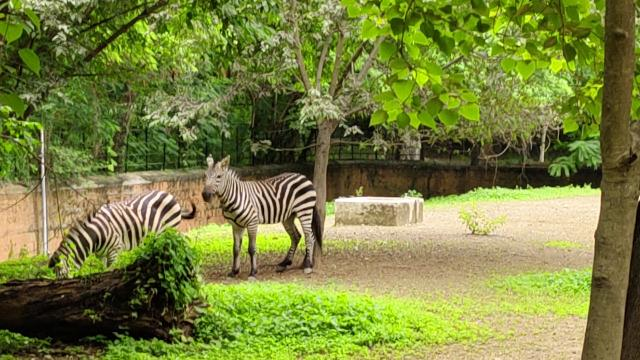
#> input picture datasets/test/images/-10002-_jpg.rf.7b562b44061d9bc1b8ebc5213676fc22.jpg, 640 x 360 px
$ python -i quality.py   (imports and definitions only)   (older library calls are emulated)
#> lines starting #> are read from the running program, lines starting #| are printed output that depends on the picture
"""Visual quality filtering for zebra image acquisition."""

from __future__ import annotations

from dataclasses import dataclass
from typing import Sequence

import cv2
import numpy as np


@dataclass(frozen=True, slots=True)
class QualityFilterConfig:
    """Thresholds used to reject unusable images."""

    min_record_quality_score: float = 0.5
    min_visual_quality_score: float = 0.5
    min_blur_variance: float = 80.0
    min_brightness: float = 35.0
    min_contrast: float = 15.0


@dataclass(frozen=True, slots=True)
class QualityMetrics:
    """Computed image quality signals."""

    blur_variance: float
    brightness: float
    contrast: float
    visual_quality_score: float
    is_blurry: bool
    is_low_light: bool
    is_low_contrast: bool


@dataclass(frozen=True, slots=True)
class QualityDecision:
    """Final decision that combines image quality and record quality."""

    record_quality_score: float
    visual_quality_score: float
    combined_quality_score: float
    passed: bool
    reasons: tuple[str, ...]


def _as_grayscale(image: np.ndarray) -> np.ndarray:
    if image.ndim == 2:
        gray = image
    elif image.ndim == 3 and image.shape[2] == 3:
        gray = cv2.cvtColor(image, cv2.COLOR_RGB2GRAY)
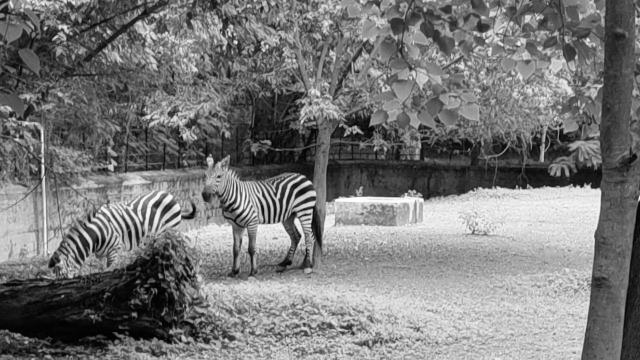
#> gray: shape (360, 640); min 0, max 254, mean 119.6
    elif image.ndim == 3 and image.shape[2] == 4:
        gray = cv2.cvtColor(image, cv2.COLOR_RGBA2GRAY)
    else:
        raise ValueError("image must be a 2D grayscale or 3D color array")

    gray = gray.astype(np.float32, copy=False)
    if np.issubdtype(image.dtype, np.floating) and float(np.max(image)) <= 1.0:
        gray = gray * 255.0
    return gray


def _clip_unit_interval(value: float) -> float:
    return float(np.clip(value, 0.0, 1.0))


def assess_quality(image: np.ndarray, *, config: QualityFilterConfig | None = None) -> QualityMetrics:
    """Compute blur, brightness, contrast, and a visual quality score."""

    if image is None or image.size == 0:
        raise ValueError("image cannot be empty")

    config = config or QualityFilterConfig()
    gray = _as_grayscale(image)

    blur_variance = float(cv2.Laplacian(gray, cv2.CV_32F).var())
#> blur_variance = 1719.5
    brightness = float(gray.mean())
#> brightness = 119.6
    contrast = float(gray.std())
#> contrast = 60.36

    sharpness_score = 1.0 - float(np.exp(-blur_variance / max(config.min_blur_variance, 1.0)))
#> sharpness_score = 1
    brightness_score = 1.0 - min(1.0, abs(brightness - 127.5) / 127.5)
#> brightness_score = 0.938
    contrast_score = min(1.0, contrast / max(config.min_contrast * 4.0, 1.0))
#> contrast_score = 1
    visual_quality_score = _clip_unit_interval(
        0.5 * sharpness_score + 0.25 * brightness_score + 0.25 * contrast_score
    )
#> visual_quality_score = 0.984

    return QualityMetrics(
        blur_variance=blur_variance,
        brightness=brightness,
        contrast=contrast,
        visual_quality_score=visual_quality_score,
        is_blurry=blur_variance < config.min_blur_variance,
        is_low_light=brightness < config.min_brightness,
        is_low_contrast=contrast < config.min_contrast,
    )


def evaluate_quality(
    image: np.ndarray,
    *,
    record_quality_score: float = 1.0,
    config: QualityFilterConfig | None = None,
) -> QualityDecision:
    """Combine source metadata quality with runtime image quality."""

    config = config or QualityFilterConfig()
    metrics = assess_quality(image, config=config)

    try:
        record_quality = float(record_quality_score)
    except (TypeError, ValueError) as exc:
        raise ValueError("record_quality_score must be numeric") from exc

    combined_quality_score = _clip_unit_interval(
        (record_quality + metrics.visual_quality_score) / 2.0
    )

    reasons: list[str] = []
    if record_quality < config.min_record_quality_score:
        reasons.append("record_quality_below_threshold")
    if metrics.is_blurry:
        reasons.append("image_blurry")
    if metrics.is_low_light:
        reasons.append("low_light_frame")
    if metrics.is_low_contrast:
        reasons.append("low_contrast_frame")
    if metrics.visual_quality_score < config.min_visual_quality_score:
        reasons.append("visual_quality_below_threshold")

    return QualityDecision(
        record_quality_score=record_quality,
        visual_quality_score=metrics.visual_quality_score,
        combined_quality_score=combined_quality_score,
        passed=not reasons,
        reasons=tuple(reasons),
    )

>>> import cv2
>>> picture = cv2.cvtColor(cv2.imread('../../datasets/test/images/-10002-_jpg.rf.7b562b44061d9bc1b8ebc5213676fc22.jpg'), cv2.COLOR_BGR2RGB)
>>> result = assess_quality(picture)
